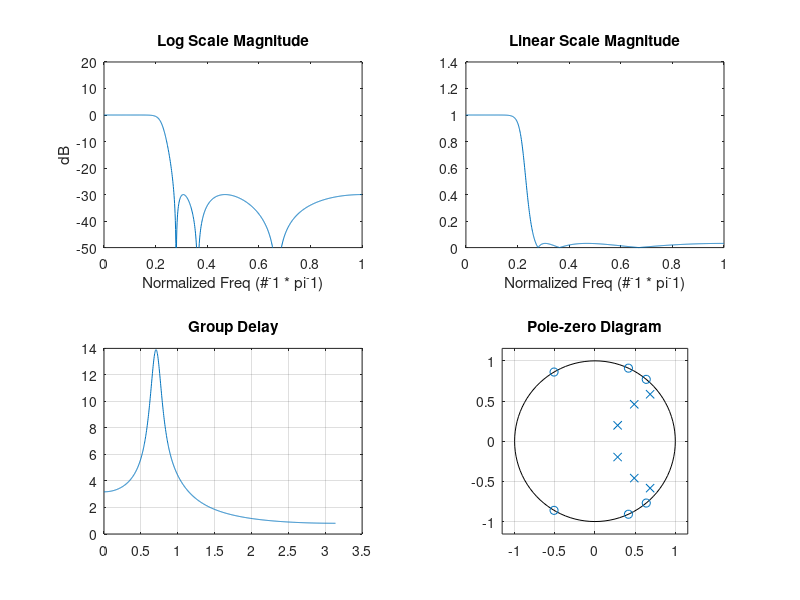

MATLAB code to generate this figure:
%%% EE432 Digital Signal Processing Matlab Project %%%
%%% 20150651 Jang Kang-wook %%%

%% (a) - 2 Digital Type 2 Chebyshev LPF with Bilinear Transformation Method %%

%% Stopband / Passband setting
w_p = 0.2 * pi;
w_s = 0.3 * pi;

%% Attenuation setting in dB
att_p = 0.3;
att_s = 30;

%% Set T_d as 1, it doens't matter
T_d = 1;

%% Get Chebyshev 2 filter's order and cutoff frequency
[n, cut_freq] = cheb2ord(w_p, w_s, att_p, att_s, 's');

%% Obtain filter coefficients
[b, a] = cheby2(n, att_s, cut_freq, 's');

%% Apply bilinear transformation and obtain digital filter coefficient
tf2sos(b, a)
[b_z, a_z] = bilinear(b, a, 1/T_d);

%% Obtain frequency response & angular frequency with N tabs
N = 1024;
[H, w] = freqz(b_z, a_z, N);

%% Plot magnitude in dB - (1)
subplot(2,2,1);
plot(w/pi, 20 * log10(abs(H)));
axis([0 1 -50 20]);
title("Log Scale Magnitude");
xlabel('Normalized Freq (#^-1 * pi^-1)')
ylabel('dB')

%% Plot magnitude in linear scale - (2)
subplot(2,2,2)
plot(w/pi, abs(H));
xlabel('Normalized Freq (#^-1 * pi^-1)')
title("Linear Scale Magnitude");

%% Plot group delay - (3)
subplot(2,2,3);
grpdelay(b_z, a_z, N);
title("Group Delay");

%% Plot pole-zero diagram - (4)
subplot(2,2,4);
zplane(b_z, a_z);
title("Pole-zero Diagram");